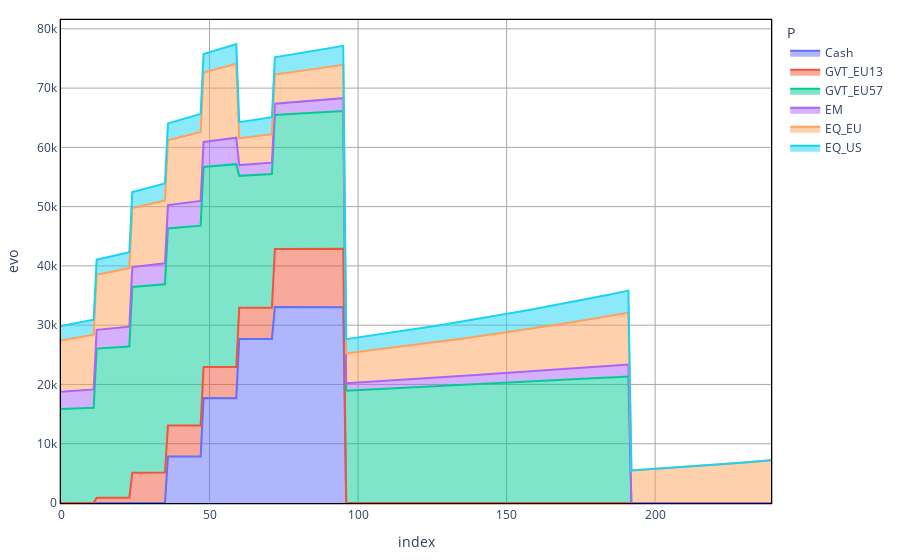
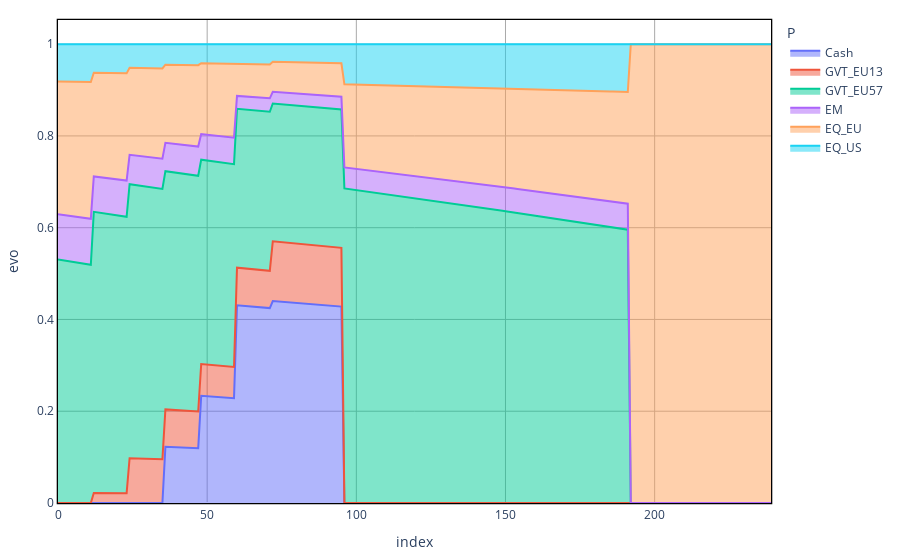

These figures' notebook cell, in order:
### Code cell
Scenario_mu = problem.Scenario_mu
#print([solution[l][n_scen].varValue for l in Lt])
Q_nscen = np.zeros(shape = (len(P),len(L)))
Val_tl = {}
i = -1
At = sorted(list(problem.assets.period.values()))
label_period = [[k, v] for k,v in problem.assets.period.items()]
label_value = [[k, v] for k,v in problem.assets.value.items()]
period_value_df = pd.DataFrame(label_period, columns = ["Label", "Period"]).merge(pd.DataFrame(label_value, columns = ["Label", "Value"]))

for p in P:
    i = i+1
    Val_tl[p] = np.zeros(shape = (len(T), len(L)))
    for l in np.arange(len(L)):
        for t in np.arange(len(T)):
            if t < problem.liabilities.period[L[l]]:
                new_asset_label = period_value_df.loc[period_value_df.Period == t , "Label" ].values
                new_asset = [problem.solution.asset_part[a][L[l]][p] for a in new_asset_label]
                if t==0:
                    Val_tl[p][t,l] = sum(new_asset)*np.exp(Scenario[p][n_scen][t])
                else:
                    Val_tl[p][t,l] = (Val_tl[p][t-1,l] + sum(new_asset))*np.exp(Scenario_mu[p])

            elif t == problem.liabilities.period[L[l]]:
                Q_nscen[i,l] = Val_tl[p][t-1,l]
    
Val_end_t = {}
for p in P:
    Val_end_t[p] = np.zeros(shape = (len(T)))
    for t in np.arange(len(T)):
        new_asset_label = period_value_df.loc[period_value_df.Period == t , "Label" ].values
        new_asset = [problem.solution.asset_end_part[a][p] for a in new_asset_label]
        if t==0:
            Val_end_t[p][t] = sum(new_asset)*np.exp(Scenario[p][n_scen][t])
        else:
            Val_end_t[p][t] = (Val_end_t[p][t-1] + sum(new_asset))*np.exp(Scenario_mu[p])


Val_t = {}
for p in P:
    Val_t[p] = np.sum(Val_tl[p], axis = 1) + Val_end_t[p] 

AssetAllocationNominal = pd.DataFrame(Val_t)
AssetAllocationNominal[AssetAllocationNominal<0] = 0
AAN_perc = AssetAllocationNominal.divide(AssetAllocationNominal.sum(axis=1), axis=0)

AssetAllocationNominal = AssetAllocationNominal.reset_index()
AssetAllocationNominal = AssetAllocationNominal.melt(id_vars=['index'], var_name='P', value_name='evo')
plt = px.area(AssetAllocationNominal, x="index", y = "evo", color = "P" )
plt = standardized_chart(plt)
plt.show()

AAN_perc = AAN_perc.reset_index()
AAN_perc = AAN_perc.melt(id_vars=['index'], var_name='P', value_name='evo')
plt = px.area(AAN_perc, x="index", y = "evo", color = "P" )
plt = standardized_chart(plt)
plt.show()

### Figure 1 — Plotly figure (JSON) as saved in the notebook; plotly's stock layout.template omitted (floating-point values rounded to 4 significant figures; data arrays with more than 128 entries replaced by an {"elided": "..."} marker saying what was removed)
{"data": [{"hovertemplate": "P=Cash<br>index=%{x}<br>evo=%{y}<extra></extra>", "legendgroup": "Cash", "line": {"color": "#636efa"}, "mode": "lines", "name": "Cash", "orientation": "v", "showlegend": true, "stackgroup": "1", "type": "scatter", "x": {"elided": "240 int values"}, "xaxis": "x", "y": {"elided": "240 float values"}, "yaxis": "y"}, {"hovertemplate": "P=GVT_EU13<br>index=%{x}<br>evo=%{y}<extra></extra>", "legendgroup": "GVT_EU13", "line": {"color": "#EF553B"}, "mode": "lines", "name": "GVT_EU13", "orientation": "v", "showlegend": true, "stackgroup": "1", "type": "scatter", "x": {"elided": "240 int values"}, "xaxis": "x", "y": {"elided": "240 float values"}, "yaxis": "y"}, {"hovertemplate": "P=GVT_EU57<br>index=%{x}<br>evo=%{y}<extra></extra>", "legendgroup": "GVT_EU57", "line": {"color": "#00cc96"}, "mode": "lines", "name": "GVT_EU57", "orientation": "v", "showlegend": true, "stackgroup": "1", "type": "scatter", "x": {"elided": "240 int values"}, "xaxis": "x", "y": {"elided": "240 float values"}, "yaxis": "y"}, {"hovertemplate": "P=EM<br>index=%{x}<br>evo=%{y}<extra></extra>", "legendgroup": "EM", "line": {"color": "#ab63fa"}, "mode": "lines", "name": "EM", "orientation": "v", "showlegend": true, "stackgroup": "1", "type": "scatter", "x": {"elided": "240 int values"}, "xaxis": "x", "y": {"elided": "240 float values"}, "yaxis": "y"}, {"hovertemplate": "P=EQ_EU<br>index=%{x}<br>evo=%{y}<extra></extra>", "legendgroup": "EQ_EU", "line": {"color": "#FFA15A"}, "mode": "lines", "name": "EQ_EU", "orientation": "v", "showlegend": true, "stackgroup": "1", "type": "scatter", "x": {"elided": "240 int values"}, "xaxis": "x", "y": {"elided": "240 float values"}, "yaxis": "y"}, {"hovertemplate": "P=EQ_US<br>index=%{x}<br>evo=%{y}<extra></extra>", "legendgroup": "EQ_US", "line": {"color": "#19d3f3"}, "mode": "lines", "name": "EQ_US", "orientation": "v", "showlegend": true, "stackgroup": "1", "type": "scatter", "x": {"elided": "240 int values"}, "xaxis": "x", "y": {"elided": "240 float values"}, "yaxis": "y"}], "layout": {"legend": {"title": {"text": "P"}, "tracegroupgap": 0}, "margin": {"b": 20, "l": 20, "r": 20, "t": 20}, "paper_bgcolor": "white", "plot_bgcolor": "white", "showlegend": true, "xaxis": {"anchor": "y", "domain": [0, 1], "gridcolor": "darkgray", "gridwidth": 1, "linecolor": "black", "linewidth": 1.3, "mirror": true, "showgrid": true, "showline": true, "title": {"text": "index"}}, "yaxis": {"anchor": "x", "domain": [0, 1], "gridcolor": "darkgray", "gridwidth": 1, "linecolor": "black", "linewidth": 1.3, "mirror": true, "showgrid": true, "showline": true, "title": {"text": "evo"}}}}

### Figure 2 — Plotly figure (JSON) as saved in the notebook; plotly's stock layout.template omitted (floating-point values rounded to 4 significant figures; data arrays with more than 128 entries replaced by an {"elided": "..."} marker saying what was removed)
{"data": [{"hovertemplate": "P=Cash<br>index=%{x}<br>evo=%{y}<extra></extra>", "legendgroup": "Cash", "line": {"color": "#636efa"}, "mode": "lines", "name": "Cash", "orientation": "v", "showlegend": true, "stackgroup": "1", "type": "scatter", "x": {"elided": "240 int values"}, "xaxis": "x", "y": {"elided": "240 float values"}, "yaxis": "y"}, {"hovertemplate": "P=GVT_EU13<br>index=%{x}<br>evo=%{y}<extra></extra>", "legendgroup": "GVT_EU13", "line": {"color": "#EF553B"}, "mode": "lines", "name": "GVT_EU13", "orientation": "v", "showlegend": true, "stackgroup": "1", "type": "scatter", "x": {"elided": "240 int values"}, "xaxis": "x", "y": {"elided": "240 float values"}, "yaxis": "y"}, {"hovertemplate": "P=GVT_EU57<br>index=%{x}<br>evo=%{y}<extra></extra>", "legendgroup": "GVT_EU57", "line": {"color": "#00cc96"}, "mode": "lines", "name": "GVT_EU57", "orientation": "v", "showlegend": true, "stackgroup": "1", "type": "scatter", "x": {"elided": "240 int values"}, "xaxis": "x", "y": {"elided": "240 float values"}, "yaxis": "y"}, {"hovertemplate": "P=EM<br>index=%{x}<br>evo=%{y}<extra></extra>", "legendgroup": "EM", "line": {"color": "#ab63fa"}, "mode": "lines", "name": "EM", "orientation": "v", "showlegend": true, "stackgroup": "1", "type": "scatter", "x": {"elided": "240 int values"}, "xaxis": "x", "y": {"elided": "240 float values"}, "yaxis": "y"}, {"hovertemplate": "P=EQ_EU<br>index=%{x}<br>evo=%{y}<extra></extra>", "legendgroup": "EQ_EU", "line": {"color": "#FFA15A"}, "mode": "lines", "name": "EQ_EU", "orientation": "v", "showlegend": true, "stackgroup": "1", "type": "scatter", "x": {"elided": "240 int values"}, "xaxis": "x", "y": {"elided": "240 float values"}, "yaxis": "y"}, {"hovertemplate": "P=EQ_US<br>index=%{x}<br>evo=%{y}<extra></extra>", "legendgroup": "EQ_US", "line": {"color": "#19d3f3"}, "mode": "lines", "name": "EQ_US", "orientation": "v", "showlegend": true, "stackgroup": "1", "type": "scatter", "x": {"elided": "240 int values"}, "xaxis": "x", "y": {"elided": "240 float values"}, "yaxis": "y"}], "layout": {"legend": {"title": {"text": "P"}, "tracegroupgap": 0}, "margin": {"b": 20, "l": 20, "r": 20, "t": 20}, "paper_bgcolor": "white", "plot_bgcolor": "white", "showlegend": true, "xaxis": {"anchor": "y", "domain": [0, 1], "gridcolor": "darkgray", "gridwidth": 1, "linecolor": "black", "linewidth": 1.3, "mirror": true, "showgrid": true, "showline": true, "title": {"text": "index"}}, "yaxis": {"anchor": "x", "domain": [0, 1], "gridcolor": "darkgray", "gridwidth": 1, "linecolor": "black", "linewidth": 1.3, "mirror": true, "showgrid": true, "showline": true, "title": {"text": "evo"}}}}
